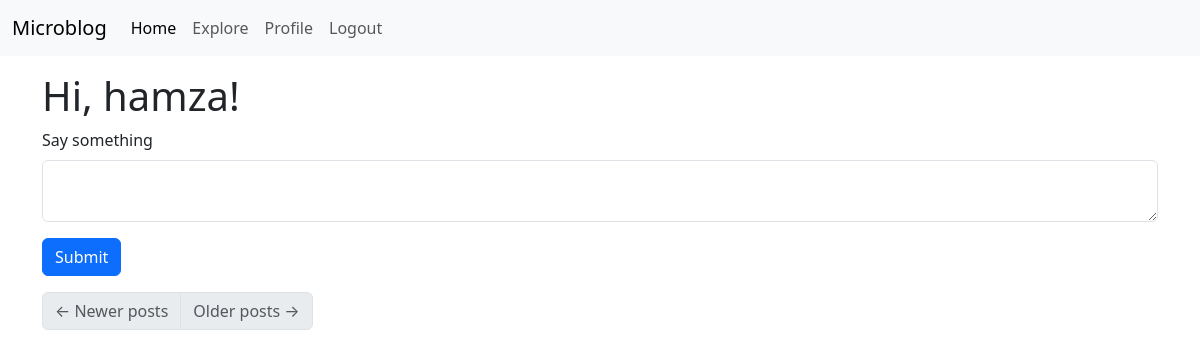
The app's page /index (signed in), older data.
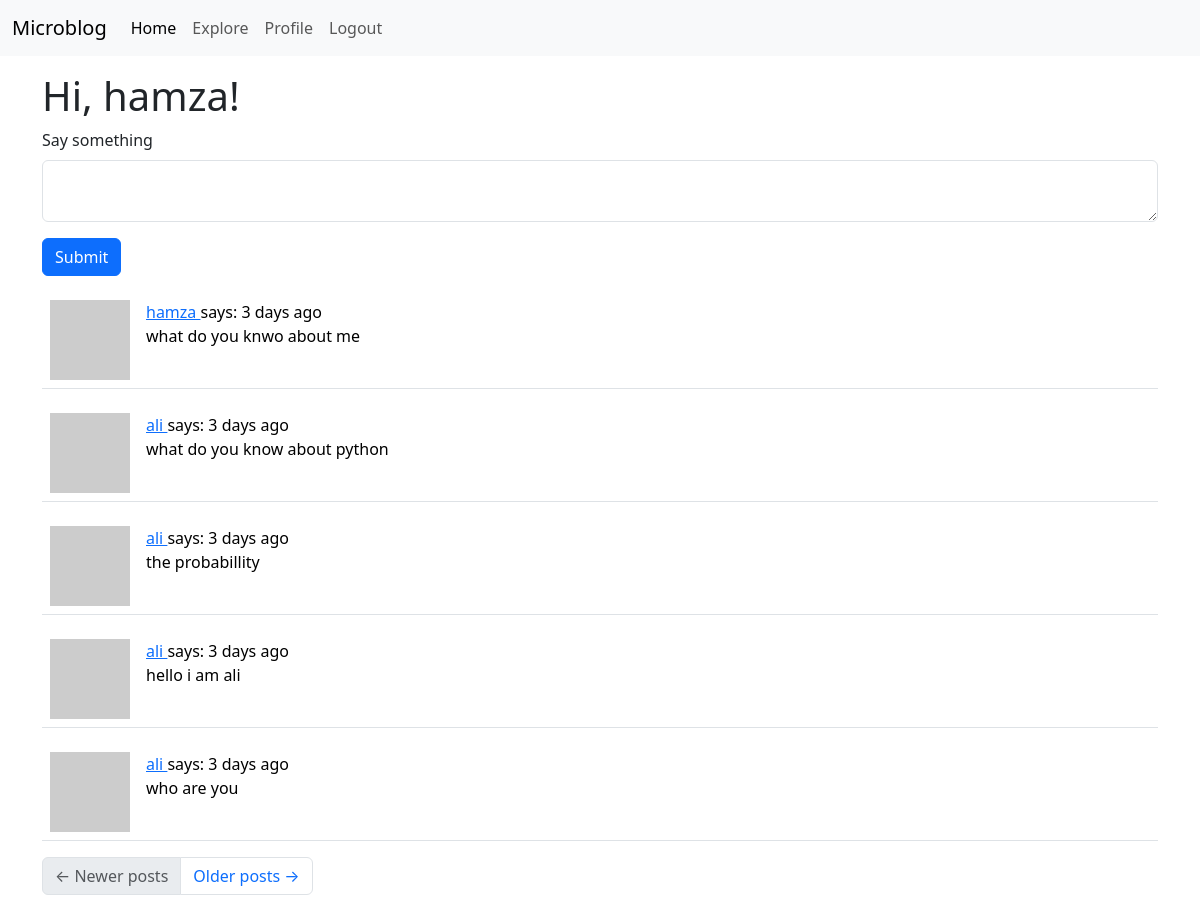
The same page, newer data.
### app/models.py (models this page shows, shortened)
class User(UserMixin,db.Model):
    id : so.Mapped[int] = so.mapped_column(primary_key=True)
    username : so.Mapped[str] = so.mapped_column(sa.String(64),index=True, unique=True)
    email : so.Mapped[str] = so.mapped_column(sa.String(120), index=True, unique=True)
    password_hash : so.Mapped[Optional[str]] = so.mapped_column(sa.String(256))
    posts: so.WriteOnlyMapped['Post'] = so.relationship(
        back_populates='author')
    about_me: so.Mapped[Optional[str]] = so.mapped_column(sa.String(140))
    last_seen: so.Mapped[Optional[datetime]] = so.mapped_column(
        default=lambda: datetime.now(timezone.utc))
    following: so.WriteOnlyMapped['User'] = so.relationship(
        secondary=followers, primaryjoin=(followers.c.follower_id == id),
        secondaryjoin=(followers.c.followed_id == id),
        back_populates='followers')
    followers: so.WriteOnlyMapped['User'] = so.relationship(
        secondary=followers, primaryjoin=(followers.c.followed_id == id),
        secondaryjoin=(followers.c.follower_id == id),
        back_populates='following')
    def avatar(self, size):
        digest = md5(self.email.lower().encode('utf-8')).hexdigest()
        return f'https://www.gravatar.com/avatar/{digest}?d=identicon&s={size}'
    def following_posts(self):
        Author = so.aliased(User)
        Follower = so.aliased(User)
        return (
            sa.select(Post)
            .join(Post.author.of_type(Author))
            .join(Author.followers.of_type(Follower), isouter=True)
            .where(sa.or_(
                Follower.id == self.id,
                Author.id == self.id,
            ))
            .group_by(Post)
            .order_by(Post.timestamp.desc())
        )

class Post(db.Model):
    id: so.Mapped[int] = so.mapped_column(primary_key=True)
    body: so.Mapped[str] = so.mapped_column(sa.String(140))
    timestamp: so.Mapped[datetime] = so.mapped_column(
        index=True, default=lambda: datetime.now(timezone.utc))
    user_id: so.Mapped[int] = so.mapped_column(sa.ForeignKey('user.id'),index=True)
    author: so.Mapped[User] = so.relationship(back_populates='posts')

### app/routes.py (the view)
@app.route('/',methods=['GET', 'POST'])
@app.route('/index',methods=['GET', 'POST'])
@login_required
def index():
    form = PostForm()
    if form.validate_on_submit():
        post = Post(body=form.post.data, author=current_user)
        db.session.add(post)
        db.session.commit()
        flash('Your post is now live!')
        return redirect(url_for('index'))
    page=request.args.get('page',1,type=int)
    posts = db.paginate(current_user.following_posts(),page=page,per_page=app.config['POSTS_PER_PAGE'],error_out=False)
    next_url= url_for('index',page=posts.next_num) \
        if posts.has_next else None
    prev_url= url_for('index',page=posts.prev_num) \
        if posts.has_prev else None
    return render_template('index.html', title='Home', form=form, posts=posts.items,next_url=next_url,prev_url=prev_url)

### app/forms.py
class PostForm(FlaskForm):
    post = TextAreaField('Say something', validators=[
        DataRequired(),Length(min=1, max=140)
    ])
    submit = SubmitField('Submit')

### app/models.py (called while the page is built)
@login.user_loader
def load_user(id):
    return db.session.get(User, int(id))

### app/routes.py (called while the page is built)
@app.before_request
def before_request():
    if current_user.is_authenticated:
        current_user.last_seen = datetime.now(timezone.utc)
        db.session.commit()

### app/templates/index.html
 {% extends 'base.html' %}
 {% import "bootstrap_wtf.html" as wtf %}
 {% block content %}
 <h1>Hi, {{ current_user.username }}!</h1>
 {% if form %}
 {{ wtf.quick_form(form) }}
 {% endif %}
 {% for post in posts %}
 {% include '_post.html' %}
 {% endfor %}
 <nav aria-label="Post navigation">
    <ul class="pagination">
        <li class="page-item{% if not prev_url %} disabled{% endif %}">
            <a class="page-link" href="{{ prev_url }}">
                <span aria-hidden="true">&larr;</span> Newer posts
            </a>
        </li>
        <li class="page-item{% if not next_url %} disabled{% endif %}">
            <a class="page-link" href="{{ next_url }}">
                Older posts <span aria-hidden="true">&rarr;</span>
            </a>
        </li>
    </ul>
</nav>
{% endblock %}

### app/templates/base.html (shortened to what this page needs)
<!doctype html>
<html lang="en">
  <head>
    <link
        href="https://cdn.jsdelivr.net/npm/bootstrap@5.3.2/dist/css/bootstrap.min.css"
        rel="stylesheet"
>
  </head>
  <body>
    <nav class="navbar navbar-expand-lg bg-body-tertiary">
        <div class="container-fluid">
          <a class="navbar-brand" href="/">Microblog</a>
          <div class="collapse navbar-collapse" id="navbarNavAltMarkup">
            <div class="navbar-nav">
              <a class="nav-link active" aria-current="page" href="{{ url_for('index') }}">Home</a>
              <a class="nav-link" href="{{ url_for('explore') }}">Explore</a>
              {% if current_user.is_anonymous %}
              <a class="nav-link" href="{{ url_for('login') }}">Login</a>
              {% else %}
              <a class="nav-link" href="{{ url_for('user', username=current_user.username) }}">Profile</a>
              <a class="nav-link" href="{{ url_for('logout') }}">Logout</a>
              {% endif %}
            </div>
          </div>
        </div>
      </nav>
        <div class="container mt-3">
        {% block content %}{% endblock %}
        </div>
    </body>
</html>

### app/templates/_post.html
<table class="table table-hover">
    <tr>
        <td width="70px">
            <a href="{{ url_for('user', username=post.author.username) }}">
                <img src="{{ post.author.avatar(70) }}" />
            </a>
        </td>
        <td>
            <a href="{{ url_for('user', username=post.author.username) }}">
                {{ post.author.username }}
            </a>
            says: {{moment(post.timestamp).fromNow()}}
            <br>
            {{ post.body }}
        </td>
    </tr>
</table>

Row changes from the older to the newer data that the page shows:
added Post: author.username "hamza", timestamp "3 days ago", body "what do you knwo about me"
added Post: author.username "ali", timestamp "3 days ago", body "what do you know about python"
added Post: author.username "ali", timestamp "3 days ago", body "the probabillity"
added Post: author.username "ali", timestamp "3 days ago", body "hello i am ali"
added Post: author.username "ali", timestamp "3 days ago", body "who are you"
